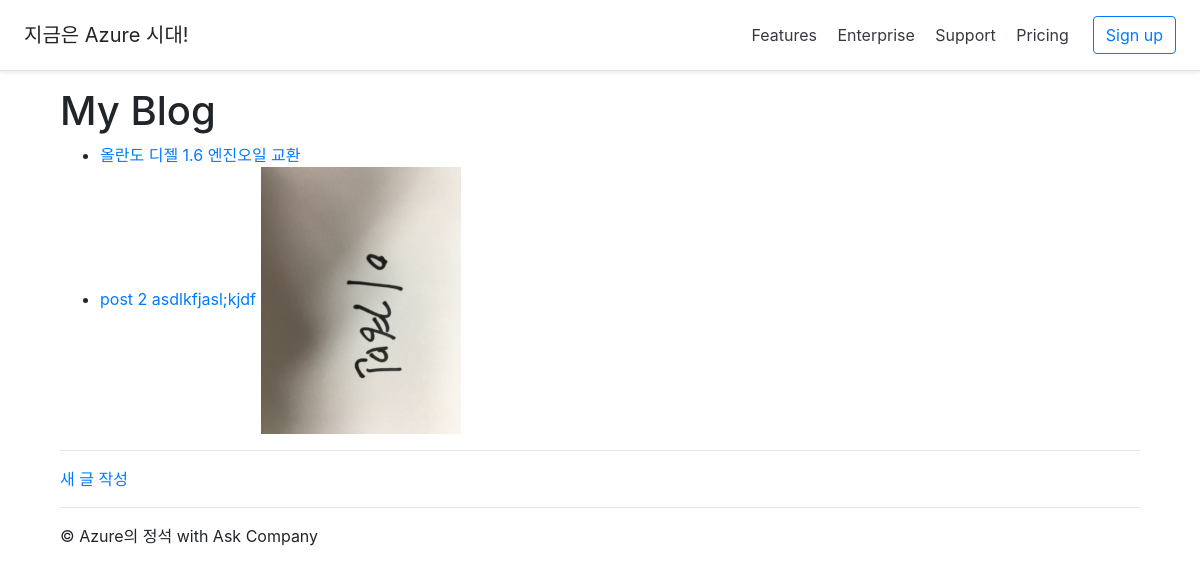
/blog/, run on an earlier commit of the app's database.
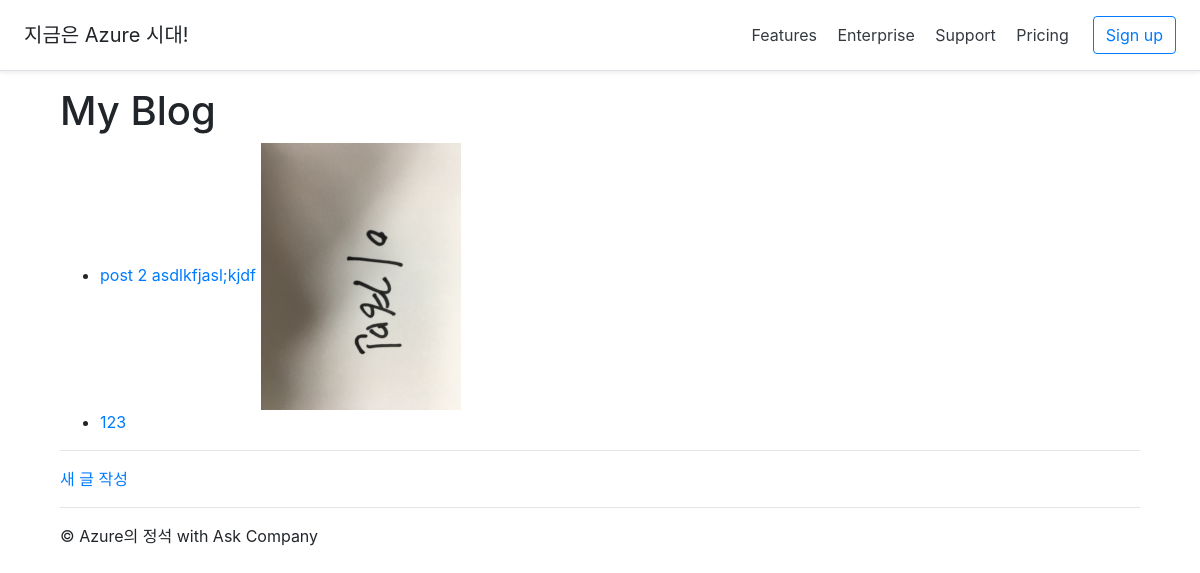
And on a later commit of the database.
### blog/models.py (models this page shows)
class Post(models.Model):
    title = models.CharField(max_length=100)
    content = models.TextField()
    photo = models.ImageField(blank=True)  # pip install pillow
    created_at = models.DateTimeField(auto_now_add=True)
    updated_at = models.DateTimeField(auto_now=True)

### blog/templates/blog/post_list.html
{% extends "blog/layout.html" %}
    {% block content %}
<h1>My Blog</h1>
<ul>
    {% for post in post_list %}
        <li>
            <a href="/blog/{{ post.pk }}/">
                {{ post.title }}
            </a>
            {% if post.photo %}
                <img src="{{ post.photo.url }}" style="max-width: 200px;"/>
            {% endif %}
        </li>
    {% endfor %}
</ul>
<hr/>
<a href="/blog/new/">새 글 작성</a>
{% endblock %}

### blog/templates/blog/layout.html (shortened to what this page needs)
<!doctype html>
<html>
    <head>
        <link rel="stylesheet" href="https://stackpath.bootstrapcdn.com/bootstrap/4.1.3/css/bootstrap.min.css" />
    </head>
    <body>
        <div class="d-flex flex-column flex-md-row align-items-center p-3 px-md-4 mb-3 bg-white border-bottom shadow-sm">
            <h5 class="my-0 mr-md-auto font-weight-normal">
                지금은 Azure 시대!
            </h5>
            <nav class="my-2 my-md-0 mr-md-3">
            <a class="p-2 text-dark" href="#">Features</a>
            <a class="p-2 text-dark" href="#">Enterprise</a>
            <a class="p-2 text-dark" href="#">Support</a>
            <a class="p-2 text-dark" href="#">Pricing</a>
            </nav>
            <a class="btn btn-outline-primary" href="#">Sign up</a>
        </div>
        <div class="container">
            <div class="col-md-12">
                {% block content %}
                {% endblock %}
                <hr/>
                &copy; Azure의 정석 with Ask Company
            </div>
        </div>
    </body>
</html>

What changed in the data, as far as the page shows it:
removed Post: title "올란도 디젤 1.6 엔진오일 교환"
added Post: title "123"
